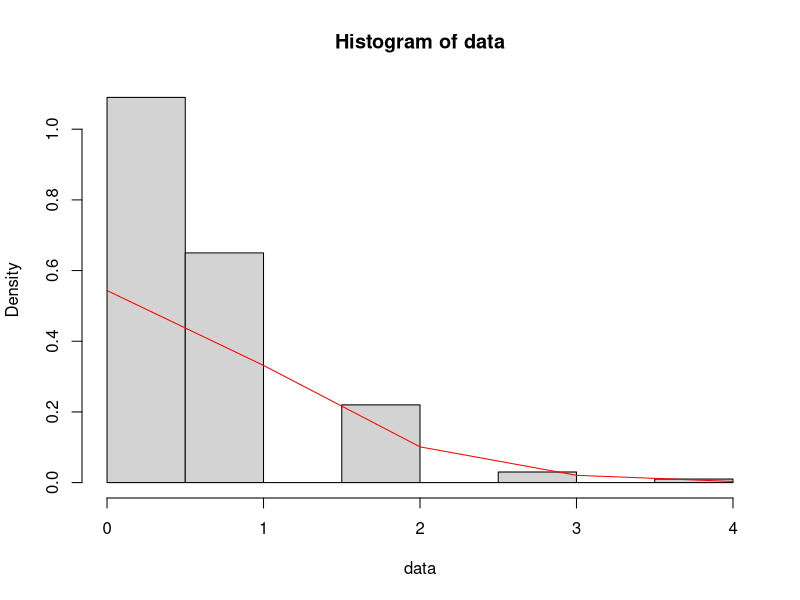
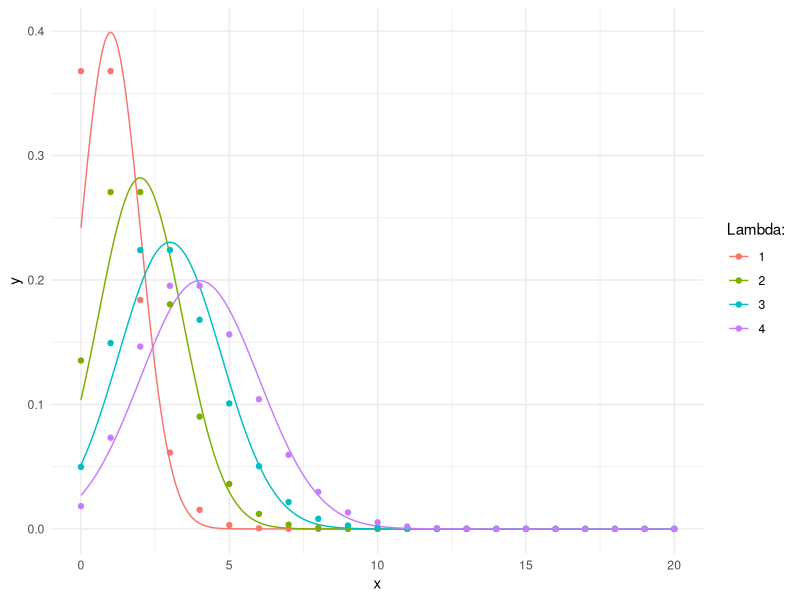

Here is the R script that generated these plots, in order:
## ---- chunk 1
library(tidyverse)
library(vcd)
## ---- chunk 2
data("HorseKicks")

df <- as.tibble(HorseKicks)

df <- df %>%
  mutate(weighted_n = as.integer(nDeaths) * n) 
  
df
## ---- chunk 3
data <- numeric(200)
counter <- 1
col <- 0
for (num in HorseKicks){
  for (j in 1:num){
    data[counter] <- col
    counter <- counter + 1
  } 
  col <- col + 1
}

hist(data, prob = T)
lines(0:4, dpois(0:4, sum(df$weighted_n)/200), col = 'red')

## ---- chunk 4
p_dat <- map_df(1:4, ~ tibble(
  l = paste(.),
  x = 0:20,
  y = dpois(0:20, .)
))

# Build Normal distributions

n_dat <- map_df(1:4, ~ tibble(
  l = paste(.),
  x = seq(0, 20, by = 0.001),
  y = dnorm(seq(0, 20, by = 0.001), ., sqrt(.))
))

# Use ggplot2 to plot

ggplot(n_dat, aes(x, y, color = factor(l, levels = 1:4))) +
  geom_line() +
  geom_point(data = p_dat, aes(x, y, color = factor(l, levels = 1:4))) +
  labs(color = "Lambda:") +
  theme_minimal()

